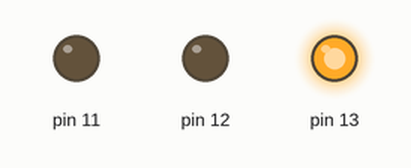
Recording of a sketch running on a simulated Arduino Uno, built with avr-gcc and run on an emulated ATmega328P. Shown: output pins drawn as LEDs (lit = HIGH).

Above: at 0.5 s.
At 1.5 s:
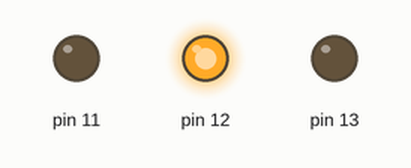
At 5.5 s:
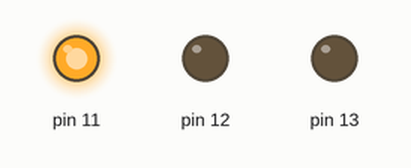
Timing chart, 0 to 6.9 s (numbered marks = the images above):
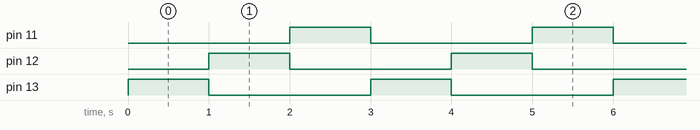

The sketch:

Blink.ino
```cpp
//blink function to blink lights
void blink() {
  digitalWrite(13, HIGH);   // turn the LED on (HIGH is the voltage level)
  delay(1000);                       // wait for a second
  digitalWrite(13, LOW);    // turn the LED off by making the voltage LOW
  //turn the LED on in pin 12
  digitalWrite(12, HIGH);
  delay(1000);
  //turn off the pin 12 power
  digitalWrite(12,LOW);
  //turn on power in pin 11
  digitalWrite(11, HIGH);
  delay(1000);
  // turn off power in pin 11
  digitalWrite(11, LOW);


  }


// the setup function runs once when you press reset or power the board
void setup() {
  //Init pins 11-13
  pinMode(13, OUTPUT);
  pinMode(11, OUTPUT);
  pinMode(12, OUTPUT);

}
// the loop function runs over and over again forever
void loop() {
  //use the blink mode

  blink();
}
```

Measured:
- by itself, pin 11–13: alternates HIGH for 1.0 s and LOW for 2.0 s
- by itself, everything shown: repeats every 3.0 s, in 4 steps
